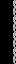

A 2D game scene composited from a Tiled map and its tileset images. What follows is a short description and the map's XML, with every tile layer's data as written:
An orthogonal 2x4 tile map with 8x16 px tiles, 1 tile layer (Tile Layer 1), 4 tilesets.

<map version="1.10" tiledversion="1.11.0" orientation="orthogonal" renderorder="right-down" width="2" height="4" tilewidth="8" tileheight="16" infinite="0" nextlayerid="2" nextobjectid="1">
 <tileset firstgid="1" name="castle_stone" tilewidth="8" tileheight="16" tilecount="13" columns="13">
  <image source="../gfx/tiles/castle_stone.png" width="104" height="16" />
 </tileset>
 <tileset firstgid="14" name="castle_tile" tilewidth="8" tileheight="16" tilecount="14" columns="14">
  <image source="../gfx/tiles/castle_tile.png" width="112" height="16" />
 </tileset>
 <tileset firstgid="28" name="castle_carpet" tilewidth="8" tileheight="16" tilecount="11" columns="11">
  <image source="../gfx/tiles/castle_carpet.png" width="88" height="16" />
 </tileset>
 <tileset firstgid="39" name="castle_tables" tilewidth="8" tileheight="16" tilecount="13" columns="13">
  <image source="../gfx/tiles/castle_tables.png" width="104" height="16" />
 </tileset>
 <layer id="1" name="Tile Layer 1" width="2" height="4">
  <data>
   <tile gid="9" />
   <tile gid="4" />
   <tile gid="9" />
   <tile gid="4" />
   <tile gid="9" />
   <tile gid="4" />
   <tile gid="9" />
   <tile gid="4" />
  </data>
 </layer>
</map>
